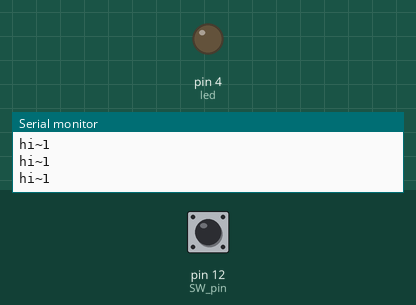
Bench run of a sketch on a simulated Arduino Uno, built with avr-gcc and run on an emulated ATmega328P. On the bench: output pins drawn as LEDs (lit = HIGH), the last lines printed to the serial monitor. The inputs (shaded band) are chosen by the test bench; at power-on: pin 12 (SW_pin) HIGH.

Above: at 1.2 s.
1.3 s: pin 12 (SW_pin) pulled LOW for 0.15 s
At 1.4 s:
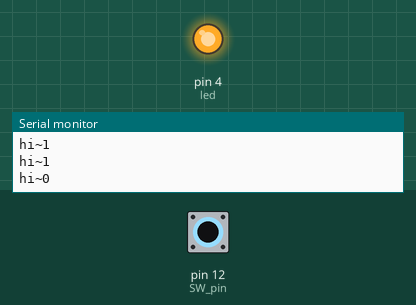
3.0 s: pin 12 (SW_pin) pulled LOW for 3.2 s
At 7.1 s:
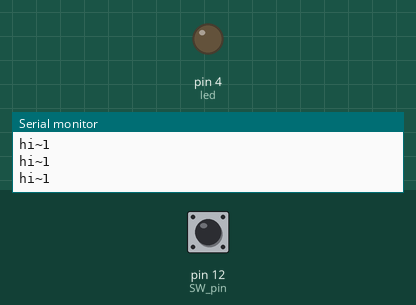
Timing chart, 0 to 8.6 s (numbered marks = the images above; inputs shaded):
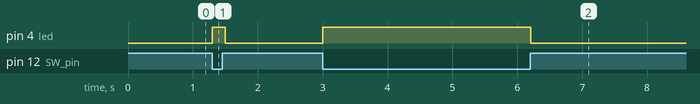

Measured:
- after the input at 1.3 s, pin 4 (led): LOW → HIGH at once, → LOW 0.20 s later
- after the input at 3.0 s, pin 4 (led): LOW → HIGH at once, → LOW 3.2 s later

The sketch:

sketch_mar26a.ino
```cpp
int led = 4; // led燈
int SW_pin = 12; //按鈕
int val; // true or false

void setup(){
  Serial.begin(9600);
  pinMode(SW_pin, INPUT_PULLUP); //開啟上拉電阻
  pinMode(led, OUTPUT);
}

void loop(){
  val = digitalRead(SW_pin); //讀取數位接腳數值
  Serial.print("hi~");
  Serial.println(val);

  if (val == LOW){//按按鈕
    digitalWrite(led, HIGH);
  } else {
    digitalWrite(led, LOW);
  }
  delay(100);
}
```
